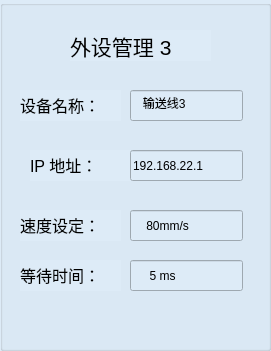
         <widget class="QGroupBox" name="groupBox_12">
          <property name="geometry">
           <rect>
            <x>930</x>
            <y>160</y>
            <width>271</width>
            <height>351</height>
           </rect>
          </property>
          <property name="styleSheet">
           <string notr="true">background-color: rgb(221, 235, 247);</string>
          </property>
          <property name="title">
           <string/>
          </property>
          <widget class="QLabel" name="label_62">
           <property name="geometry">
            <rect>
             <x>70</x>
             <y>30</y>
             <width>141</width>
             <height>31</height>
            </rect>
           </property>
           <property name="text">
            <string>&lt;html&gt;&lt;head/&gt;&lt;body&gt;&lt;p&gt;&lt;span style=&quot; font-size:16pt;&quot;&gt;外设管理 3&lt;/span&gt;&lt;/p&gt;&lt;/body&gt;&lt;/html&gt;</string>
           </property>
          </widget>
          <widget class="QLabel" name="label_63">
           <property name="geometry">
            <rect>
             <x>20</x>
             <y>90</y>
             <width>101</width>
             <height>31</height>
            </rect>
           </property>
           <property name="text">
            <string>&lt;html&gt;&lt;head/&gt;&lt;body&gt;&lt;p&gt;&lt;span style=&quot; font-size:12pt;&quot;&gt;设备名称：&lt;/span&gt;&lt;/p&gt;&lt;/body&gt;&lt;/html&gt;</string>
           </property>
          </widget>
          <widget class="QLineEdit" name="lineEdit_33">
           <property name="geometry">
            <rect>
             <x>130</x>
             <y>90</y>
             <width>113</width>
             <height>31</height>
            </rect>
           </property>
           <property name="text">
            <string>   输送线3</string>
           </property>
          </widget>
          <widget class="QLabel" name="label_64">
           <property name="geometry">
            <rect>
             <x>30</x>
             <y>150</y>
             <width>101</width>
             <height>31</height>
            </rect>
           </property>
           <property name="text">
            <string>&lt;html&gt;&lt;head/&gt;&lt;body&gt;&lt;p&gt;&lt;span style=&quot; font-size:12pt;&quot;&gt;IP  地址：&lt;/span&gt;&lt;/p&gt;&lt;/body&gt;&lt;/html&gt;</string>
           </property>
          </widget>
          <widget class="QLineEdit" name="lineEdit_34">
           <property name="geometry">
            <rect>
             <x>130</x>
             <y>150</y>
             <width>113</width>
             <height>31</height>
            </rect>
           </property>
           <property name="text">
            <string>192.168.22.1</string>
           </property>
          </widget>
          <widget class="QLabel" name="label_65">
           <property name="geometry">
            <rect>
             <x>20</x>
             <y>210</y>
             <width>101</width>
             <height>31</height>
            </rect>
           </property>
           <property name="text">
            <string>&lt;html&gt;&lt;head/&gt;&lt;body&gt;&lt;p&gt;&lt;span style=&quot; font-size:12pt;&quot;&gt;速度设定：&lt;/span&gt;&lt;/p&gt;&lt;/body&gt;&lt;/html&gt;</string>
           </property>
          </widget>
          <widget class="QLineEdit" name="lineEdit_35">
           <property name="geometry">
            <rect>
             <x>130</x>
             <y>210</y>
             <width>113</width>
             <height>31</height>
            </rect>
           </property>
           <property name="text">
            <string>    80mm/s</string>
           </property>
          </widget>
          <widget class="QLabel" name="label_66">
           <property name="geometry">
            <rect>
             <x>20</x>
             <y>260</y>
             <width>101</width>
             <height>31</height>
            </rect>
           </property>
           <property name="text">
            <string>&lt;html&gt;&lt;head/&gt;&lt;body&gt;&lt;p&gt;&lt;span style=&quot; font-size:12pt;&quot;&gt;等待时间：&lt;/span&gt;&lt;/p&gt;&lt;/body&gt;&lt;/html&gt;</string>
           </property>
          </widget>
          <widget class="QLineEdit" name="lineEdit_36">
           <property name="geometry">
            <rect>
             <x>130</x>
             <y>260</y>
             <width>113</width>
             <height>31</height>
            </rect>
           </property>
           <property name="text">
            <string>     5 ms</string>
           </property>
          </widget>
         </widget>
